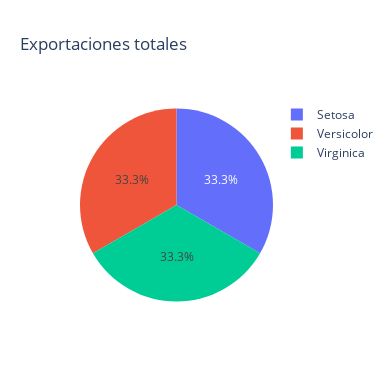

Notebook code for this chart:
### Code cell
fig_exp_via = go.Figure(
                    data=[go.Pie(labels=cant_variedad.T.index[1:4].tolist(), values=cant_variedad.T[0].values[1:4].tolist())],
                    layout= {
                                    "title": "Exportaciones totales",
                                    "height": 390,  # px
                                    "width": 390,
                    },
)
fig_exp_via.show()

### Figure 1 — Plotly figure (JSON) as saved in the notebook; plotly's stock layout.template omitted (floating-point values rounded to 4 significant figures)
{"data": [{"labels": ["Setosa", "Versicolor", "Virginica"], "type": "pie", "values": [50, 50, 50]}], "layout": {"height": 390, "title": {"text": "Exportaciones totales"}, "width": 390}}
